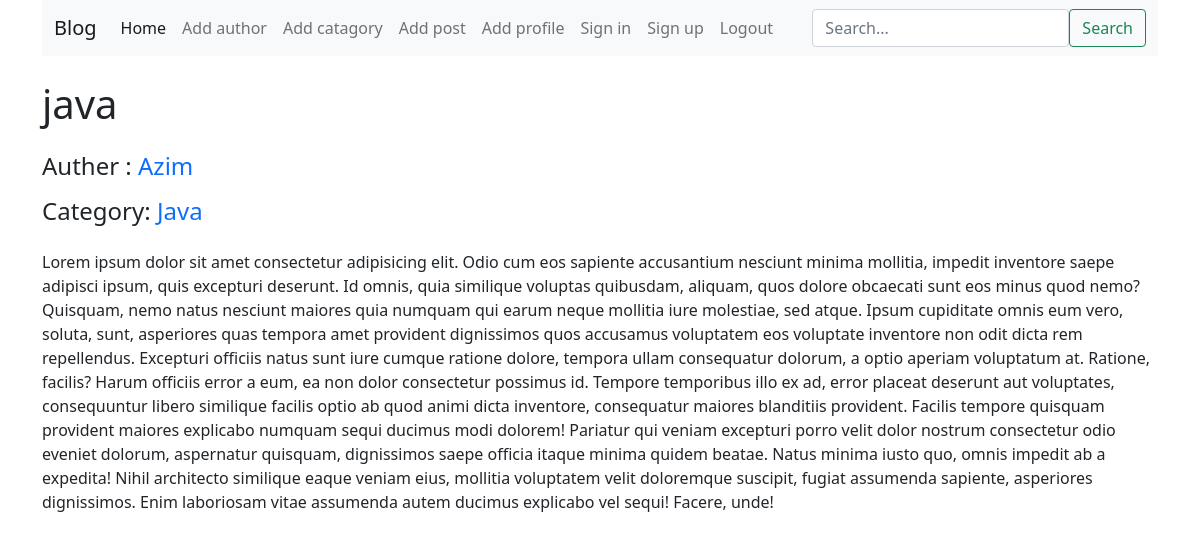
Screenshot of /post/single/5 with the database file from the repository.
### posts/models.py (models this page shows, shortened)
class Post(models.Model):
    title = models.CharField(max_length=50)
    content = models.TextField()
    category = models.ManyToManyField(Category)
    author = models.ForeignKey(Author, on_delete=models.CASCADE)

### author/models.py (models this page shows, shortened)
class Author(models.Model):
    name = models.CharField(max_length=50)
    bio = models.TextField()
    phone_number = models.CharField(max_length=12)

### categories/models.py (models this page shows, shortened)
class Category(models.Model):
    name = models.CharField(max_length=50)

### posts/views.py (the view)
# urls.py: path('single/<int:post_id>', views.single_post, name="single_post"), # update posts
def single_post(request, post_id):
    post = Post.objects.get(pk=post_id)
    context= {
        "post": post
    }
    return render(request, "single_post.html",context)

### blogProject/forms.py
class SearchForm(forms.Form):
    query = forms.CharField(
        label='',
        max_length=100,
        widget=forms.TextInput(attrs={
            'class': 'form-control ',
            'placeholder': 'Search...'
        })
    )

### blogProject/context_processors.py (called while the page is built)
def search_form(request):
    search_form = SearchForm()
    return {'SearchForm': search_form}

### posts/templates/single_post.html (shortened to what this page needs)
{% extends 'base.html' %}
{% block content %}
  {% load crispy_forms_tags %}
  <h1 class="mt-4 mb-4">{{ post.title }}</h1>
  <h4 class="mt-3 mb-3">Auther : <span class="text-primary"> {{ post.author.name.capitalize }}</span></h4>
  <h4 class="mt-3 mb-3">
    Category:{% for category in post.category.all %}
      <span class="text-primary">{{ category.name.capitalize }}{% if not forloop.last %}, {% endif %}</span>
    {% endfor %}
  </h4>
  <p class="mt-4 mb-4 text-justify">{{ post.content }}</p>
{% endblock %}

### rows the page displays
Post: title "java", author.name "Azim", content "Lorem ipsum dolor sit amet consectetur adipisicing elit. Odio cum eos sapiente accusantium nesciunt minima mollitia, impedit inventore saepe adipisci ipsum, quis excepturi deserunt. Id omnis, quia similique voluptas quibusdam, aliquam, quos dolore obcaecati sunt eos minus quod nemo? Quisquam, nemo natus nesciunt maiores quia numquam qui earum neque mollitia iure molestiae, sed atque. Ipsum cupiditate omnis eum vero, soluta, sunt, asperiores quas tempora amet provident dignissimos quos accusamus voluptatem eos voluptate inventore non odit dicta rem repellendus. Excepturi officiis natus sunt iure cumque ratione dolore, tempora ullam consequatur dolorum, a optio aperiam voluptatum at. Ratione,…"
Category: name "Java"
